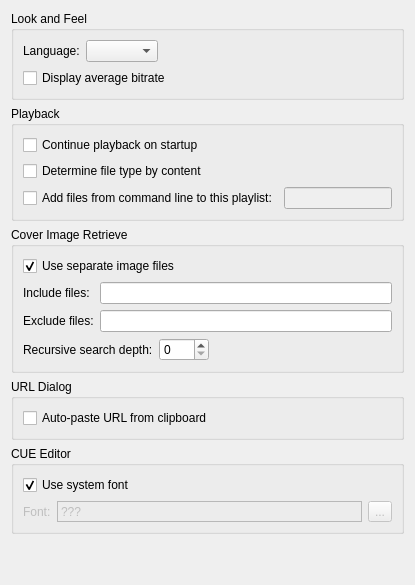
      <widget class="QWidget" name="page_2">
       <layout class="QVBoxLayout" name="verticalLayout_5">
        <item>
         <widget class="QGroupBox" name="groupBox">
          <property name="title">
           <string>Look and Feel</string>
          </property>
          <layout class="QGridLayout" name="gridLayout_2">
           <item row="0" column="0">
            <widget class="QLabel" name="label_10">
             <property name="text">
              <string>Language:</string>
             </property>
            </widget>
           </item>
           <item row="0" column="1">
            <widget class="QComboBox" name="langComboBox">
             <property name="sizePolicy">
              <sizepolicy hsizetype="Preferred" vsizetype="Fixed">
               <horstretch>0</horstretch>
               <verstretch>0</verstretch>
              </sizepolicy>
             </property>
            </widget>
           </item>
           <item row="0" column="2">
            <spacer name="horizontalSpacer_2">
             <property name="orientation">
              <enum>Qt::Horizontal</enum>
             </property>
             <property name="sizeType">
              <enum>QSizePolicy::Expanding</enum>
             </property>
             <property name="sizeHint" stdset="0">
              <size>
               <width>0</width>
               <height>20</height>
              </size>
             </property>
            </spacer>
           </item>
           <item row="1" column="0" colspan="3">
            <widget class="QCheckBox" name="abrCheckBox">
             <property name="text">
              <string>Display average bitrate</string>
             </property>
            </widget>
           </item>
          </layout>
         </widget>
        </item>
        <item>
         <widget class="QGroupBox" name="groupBox_6">
          <property name="title">
           <string>Playback</string>
          </property>
          <layout class="QGridLayout" name="gridLayout_70">
           <item row="0" column="0" colspan="2">
            <widget class="QCheckBox" name="continuePlaybackCheckBox">
             <property name="text">
              <string>Continue playback on startup</string>
             </property>
            </widget>
           </item>
           <item row="1" column="0" colspan="2">
            <widget class="QCheckBox" name="byContentCheckBox">
             <property name="text">
              <string>Determine file type by content</string>
             </property>
            </widget>
           </item>
           <item row="2" column="0">
            <widget class="QCheckBox" name="defaultPlayListCheckBox">
             <property name="text">
              <string>Add files from command line to this playlist:</string>
             </property>
            </widget>
           </item>
           <item row="2" column="1">
            <widget class="QLineEdit" name="defaultPlayListLineEdit">
             <property name="enabled">
              <bool>false</bool>
             </property>
            </widget>
           </item>
          </layout>
         </widget>
        </item>
        <item>
         <widget class="QGroupBox" name="groupBox_9">
          <property name="title">
           <string>Cover Image Retrieve</string>
          </property>
          <layout class="QGridLayout" name="gridLayout_6">
           <item row="0" column="0" colspan="2">
            <widget class="QCheckBox" name="useCoverFilesCheckBox">
             <property name="text">
              <string>Use separate image files</string>
             </property>
             <property name="checked">
              <bool>true</bool>
             </property>
            </widget>
           </item>
           <item row="1" column="0">
            <widget class="QLabel" name="label_11">
             <property name="text">
              <string>Include files:</string>
             </property>
            </widget>
           </item>
           <item row="1" column="1">
            <widget class="QLineEdit" name="coverIncludeLineEdit">
             <property name="toolTip">
              <string>A list of file masks separated by comma.</string>
             </property>
            </widget>
           </item>
           <item row="2" column="0">
            <widget class="QLabel" name="label_12">
             <property name="text">
              <string>Exclude files:</string>
             </property>
            </widget>
           </item>
           <item row="2" column="1">
            <widget class="QLineEdit" name="coverExcludeLineEdit">
             <property name="toolTip">
              <string>A list of file masks separated by comma.</string>
             </property>
            </widget>
           </item>
           <item row="3" column="0" colspan="2">
            <layout class="QHBoxLayout" name="horizontalLayout_4">
             <item>
              <widget class="QLabel" name="label_13">
               <property name="text">
                <string>Recursive search depth:</string>
               </property>
              </widget>
             </item>
             <item>
              <widget class="QSpinBox" name="coverDepthSpinBox">
               <property name="minimumSize">
                <size>
                 <width>50</width>
                 <height>0</height>
                </size>
               </property>
               <property name="maximum">
                <number>6</number>
               </property>
              </widget>
             </item>
             <item>
              <spacer name="horizontalSpacer_3">
               <property name="orientation">
                <enum>Qt::Horizontal</enum>
               </property>
               <property name="sizeHint" stdset="0">
                <size>
                 <width>40</width>
                 <height>20</height>
                </size>
               </property>
              </spacer>
             </item>
            </layout>
           </item>
          </layout>
         </widget>
        </item>
        <item>
         <widget class="QGroupBox" name="groupBox_7">
          <property name="title">
           <string>URL Dialog</string>
          </property>
          <layout class="QVBoxLayout" name="verticalLayout_3">
           <item>
            <widget class="QCheckBox" name="clipboardCheckBox">
             <property name="text">
              <string>Auto-paste URL from clipboard</string>
             </property>
            </widget>
           </item>
          </layout>
         </widget>
        </item>
        <item>
         <widget class="QGroupBox" name="groupBox_8">
          <property name="title">
           <string>CUE Editor</string>
          </property>
          <layout class="QVBoxLayout" name="verticalLayout_8">
           <item>
            <widget class="QCheckBox" name="cueSystemFontCheckBox">
             <property name="text">
              <string>Use system font</string>
             </property>
             <property name="checked">
              <bool>true</bool>
             </property>
            </widget>
           </item>
           <item>
            <layout class="QHBoxLayout" name="horizontalLayout">
             <item>
              <widget class="QLabel" name="label_21">
               <property name="enabled">
                <bool>false</bool>
               </property>
               <property name="sizePolicy">
                <sizepolicy hsizetype="Preferred" vsizetype="Preferred">
                 <horstretch>0</horstretch>
                 <verstretch>0</verstretch>
                </sizepolicy>
               </property>
               <property name="text">
                <string>Font:</string>
               </property>
               <property name="alignment">
                <set>Qt::AlignLeading|Qt::AlignLeft|Qt::AlignVCenter</set>
               </property>
              </widget>
             </item>
             <item>
              <widget class="QLabel" name="cueFontLabel">
               <property name="enabled">
                <bool>false</bool>
               </property>
               <property name="sizePolicy">
                <sizepolicy hsizetype="Expanding" vsizetype="Preferred">
                 <horstretch>0</horstretch>
                 <verstretch>0</verstretch>
                </sizepolicy>
               </property>
               <property name="frameShape">
                <enum>QFrame::StyledPanel</enum>
               </property>
               <property name="frameShadow">
                <enum>QFrame::Sunken</enum>
               </property>
               <property name="text">
                <string>???</string>
               </property>
              </widget>
             </item>
             <item>
              <widget class="QToolButton" name="cueFontButton">
               <property name="enabled">
                <bool>false</bool>
               </property>
               <property name="text">
                <string>...</string>
               </property>
              </widget>
             </item>
            </layout>
           </item>
          </layout>
         </widget>
        </item>
        <item>
         <spacer name="verticalSpacer_3">
          <property name="orientation">
           <enum>Qt::Vertical</enum>
          </property>
          <property name="sizeHint" stdset="0">
           <size>
            <width>20</width>
            <height>40</height>
           </size>
          </property>
         </spacer>
        </item>
       </layout>
      </widget>
